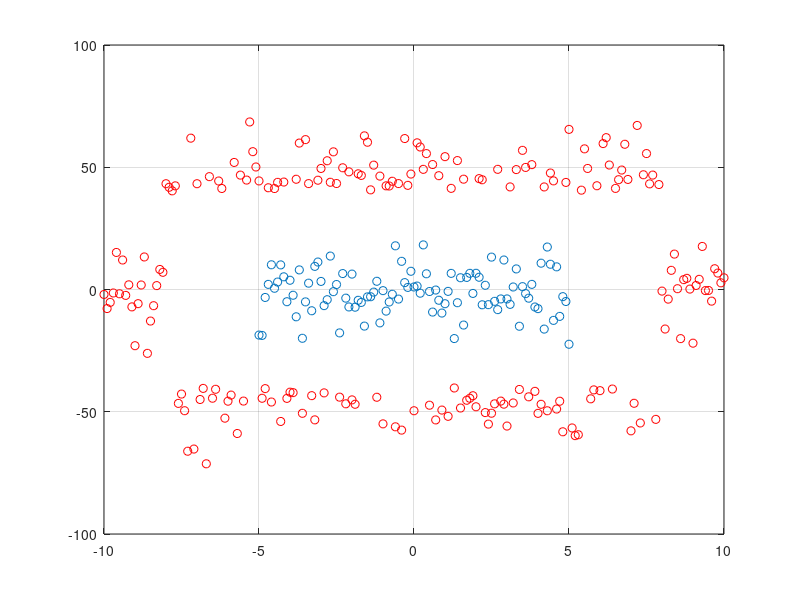

This figure's MATLAB source: (Note: this script raises an error after producing the figure.)
clear;
clc;
clf;
hold off;

%plot input data
%---------------
    figure(1)
    x= -5:.1:5;
    y = 10*randn(1,length(x))
    plot(x,y,'o')

    X=-10:.1:10;
    Y = 10*randn(1,length(X))
    for i=1:length(X)
        if (X(i)>=-8 && X(i)<8)
            if (Y(i) <= 0)
                Y(i) = Y(i)-40
            else
                Y(i) = Y(i)+40
            end
        else
        end
    end
    hold on
    h=figure(1);
    plot(X,Y,'ro');
    
    grid
    hold off
    UTIL_FILE_save2pdf('out1.pdf', h, 300);

%plot 3D kernel
%--------------
    x1 = x.^2;
    x2 = sqrt(2)*x.*y;
    x3= y.^2;
    h=figure(2);
    plot3(x3,x2,x1, 'o')
    hold on;

    x1 = X.^2;
    x2 = sqrt(2)*X.*Y;
    x3= Y.^2;
    plot3(x3,x2,x1, 'ro')
    grid
    UTIL_FILE_save2pdf('out2.pdf', h, 300);
    